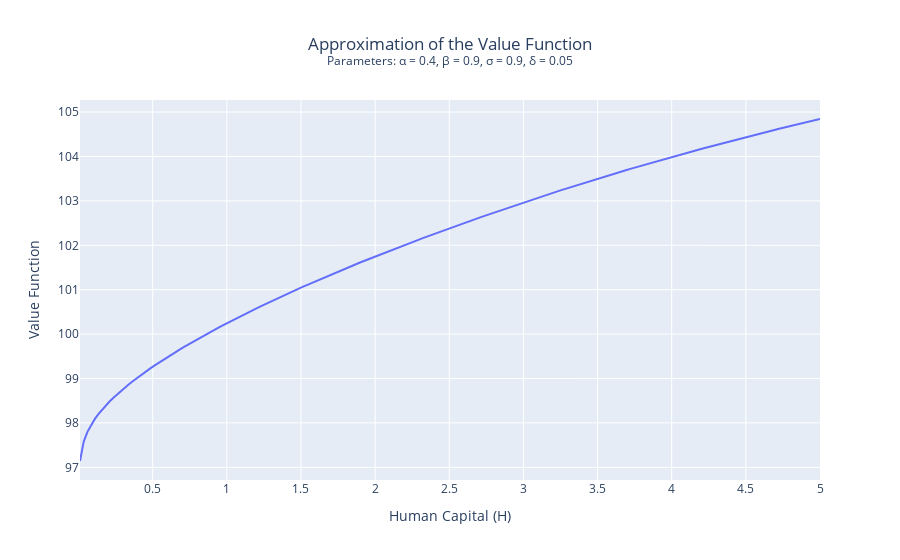

Notebook code for this chart:
### Markdown cell above
## 2.1 Value function

### Code cell
H_min, H_max, H_points = 1e-2, 5, 200
H_values = np.linspace(H_min, H_max, H_points)

plot_graph(
    variable1 = (H_values, V, "approximated value function"),
    xaxis_title='Human Capital (H)',
    yaxis_title='Value Function',
    title="Approximation of the Value Function<br><sup>Parameters: α = 0.4, β = 0.9, σ = 0.9, δ = 0.05</sup>"
)

### Figure 1 — Plotly figure (JSON) as saved in the notebook; plotly's stock layout.template omitted (floating-point values rounded to 4 significant figures; data arrays with more than 128 entries replaced by an {"elided": "..."} marker saying what was removed)
{"data": [{"mode": "lines", "name": "approximated value function", "type": "scatter", "x": {"elided": "200 float values"}, "y": {"elided": "200 float values"}}], "layout": {"showlegend": false, "title": {"text": "Approximation of the Value Function<br><sup>Parameters: α = 0.4, β = 0.9, σ = 0.9, δ = 0.05</sup>", "x": 0.5, "xanchor": "center"}, "xaxis": {"title": {"text": "Human Capital (H)"}}, "yaxis": {"title": {"text": "Value Function"}}}}
